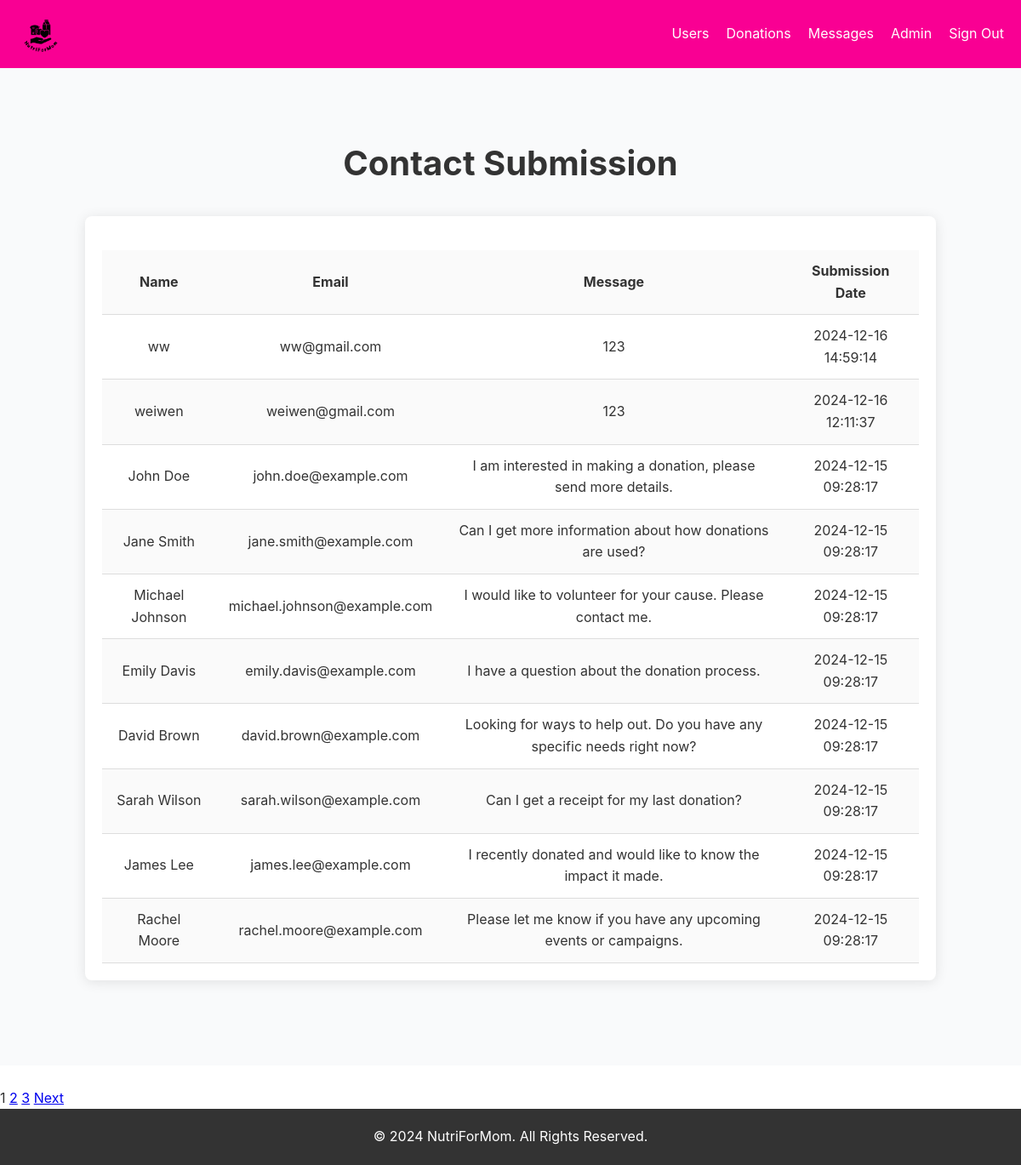
The page /admin_view_messages.php on the database its author committed.
### tables this page shows
CREATE TABLE `contact` (
  `c_id` int(11) NOT NULL,
  `c_name` varchar(255) NOT NULL,
  `c_email` varchar(255) NOT NULL,
  `c_message` text NOT NULL,
  `submission_date` timestamp NOT NULL DEFAULT current_timestamp()
);

### admin_view_messages.php (the view, shortened to what this page needs)
<!DOCTYPE html>
<html lang="en">
<head>
    <link rel="stylesheet" href="styles.css">
</head>
<body>
	<header class="navbar">
	  <div class="container">
	    <a href="#">
	      <img src="pic/logo_NutriForMom.png" alt="Brand Logo" class="logo">
	    </a>
	    <nav class="nav-links">
	      <a href="admin_view_users.php">Users</a>
	      <a href="admin_view_donation.php">Donations</a>
	      <a href="admin_view_messages.php">Messages</a>
	      <a href="admin_dashboard.php">Admin</a>
	      <a href="logout.php">Sign Out</a>
	    </nav>
	  </div>
	</header>
        <?php
        require('mysqli_connect.php');
        require('session_timeout.php');
        echo '<section class="about">
                <div class="about-content">
                  <h2>Contact Submission</h2>
                </div>';
        $display = 10;
        if (isset($_GET['p']) && is_numeric($_GET['p'])) {
            $pages = $_GET['p'];
        } else {
            $q = "SELECT COUNT(c_id) FROM contact";
            $r = @mysqli_query($dbc, $q);
            $row = @mysqli_fetch_array($r, MYSQLI_NUM);
            $records = $row[0];
            if ($records > $display) {
                $pages = ceil($records / $display);
            } else {
                $pages = 1;
            }
        }
        if (isset($_GET['s']) && is_numeric($_GET['s'])) {
            $start = $_GET['s'];
        } else {
            $start = 0;
        }
        $q = "SELECT c_id, c_name, c_email, c_message, submission_date FROM contact ORDER BY submission_date DESC LIMIT $start, $display";
        $r = @mysqli_query($dbc, $q);
        echo '
        <div id ="shopping-cart">
        <table align="center" cellspacing="0" cellpadding="5" width="75%">
        <tr>
            <td align="left"><b>Name</b></td>
            <td align="left"><b>Email</b></td>
            <td align="left"><b>Message</b></td>
            <td align="left"><b>Submission Date</b></td>
        </tr>
        ';
        $bg = '#eeeeee';
        while ($row = mysqli_fetch_array($r, MYSQLI_ASSOC)) {
            $bg = ($bg == '#eeeeee' ? '#ffffff' : '#eeeeee');
            echo '<tr bgcolor="' . $bg . '">
                <td align="left">' . htmlspecialchars($row['c_name']) . '</td>
                <td align="left">' . htmlspecialchars($row['c_email']) . '</td>
                <td align="left">' . nl2br(htmlspecialchars($row['c_message'])) . '</td>
                <td align="left">' . htmlspecialchars($row['submission_date']) . '</td>
            </tr>';
        }
        echo '</table></section></div>';
        if ($pages > 1) {
            echo '<br /><p>';
            $current_page = ($start / $display) + 1;
            for ($i = 1; $i <= $pages; $i++) {
                if ($i != $current_page) {
                    echo '<a href="admin_view_messages.php?s=' . (($display * ($i - 1))) . '&p=' . $pages . '">' . $i . '</a> ';
                } else {
                    echo $i . ' ';
                }
            }
            if ($current_page != $pages) {
                echo '<a href="admin_view_messages.php?s=' . ($start + $display) . '&p=' . $pages . '">Next</a>';
            }
            echo '</p>';
        }
        ?>
	<footer class="footer">
		<div class="footer-content">
			<p>&copy; 2024 NutriForMom. All Rights Reserved.</p>
		</div>
	</footer>
</body>
</html>

### styles.css (style rules this page uses)
* { margin: 0; padding: 0; box-sizing: border-box; }
body { font-family: -apple-system, BlinkMacSystemFont, 'Segoe UI', Roboto, Oxygen, Ubuntu, Cantarell, sans-serif; line-height: 1.6; color: #333; min-height: 100vh; display: flex; flex-direction: column; }
.navbar { background-color: #F90093; color: white; padding: 15px 20px; position: sticky; top: 0; z-index: 1000; }
.navbar .container { display: flex; justify-content: space-between; align-items: center; }
.navbar .logo { max-height: 50px; width: auto; display: block; }
.navbar .nav-links { display: flex; gap: 20px; }
.navbar .nav-links a { color: white; text-decoration: none; font-size: 1rem; transition: color 0.3s; }
.about { padding: 80px 20px; background-color: #f9fafb; }
.about-content { max-width: 1200px; margin: 0 auto; text-align: center; }
.about h2 { font-size: 2.5rem; margin-bottom: 30px; }
#shopping-cart { margin: 20px auto; padding: 20px; max-width: 1000px; background-color: #fff; border-radius: 8px; box-shadow: 0 2px 15px rgba(0, 0, 0, 0.1); }
#shopping-cart table { width: 100%; border-collapse: collapse; margin-top: 20px; }
#shopping-cart th, #shopping-cart td { padding: 12px 15px; text-align: center; border-bottom: 1px solid #ddd; }
#shopping-cart td { font-size: 16px; }
#shopping-cart tr:nth-child(odd) { background-color: #fafafa; }
.footer { background-color: #333; color: white; padding: 20px; text-align: center; position: relative; bottom: 0; width: 100%; margin-top: auto; }
.footer-content { max-width: 1200px; margin: 0 auto; }

### rows shown on the page
contact: c_name "ww", c_email "ww@gmail.com", c_message "123", submission_date "2024-12-16 14:59:14"
contact: c_name "weiwen", c_email "weiwen@gmail.com", c_message "123", submission_date "2024-12-16 12:11:37"
contact: c_name "John Doe", c_email "john.doe@example.com", c_message "I am interested in making a donation, please send more details.", submission_date "2024-12-15 09:28:17"
contact: c_name "Jane Smith", c_email "jane.smith@example.com", c_message "Can I get more information about how donations are used?", submission_date "2024-12-15 09:28:17"
contact: c_name "Michael Johnson", c_email "michael.johnson@example.com", c_message "I would like to volunteer for your cause. Please contact me.", submission_date "2024-12-15 09:28:17"
contact: c_name "Emily Davis", c_email "emily.davis@example.com", c_message "I have a question about the donation process.", submission_date "2024-12-15 09:28:17"
contact: c_name "David Brown", c_email "david.brown@example.com", c_message "Looking for ways to help out. Do you have any specific needs right now?", submission_date "2024-12-15 09:28:17"
contact: c_name "Sarah Wilson", c_email "sarah.wilson@example.com", c_message "Can I get a receipt for my last donation?", submission_date "2024-12-15 09:28:17"
contact: c_name "James Lee", c_email "james.lee@example.com", c_message "I recently donated and would like to know the impact it made.", submission_date "2024-12-15 09:28:17"
contact: c_name "Rachel Moore", c_email "rachel.moore@example.com", c_message "Please let me know if you have any upcoming events or campaigns.", submission_date "2024-12-15 09:28:17"
